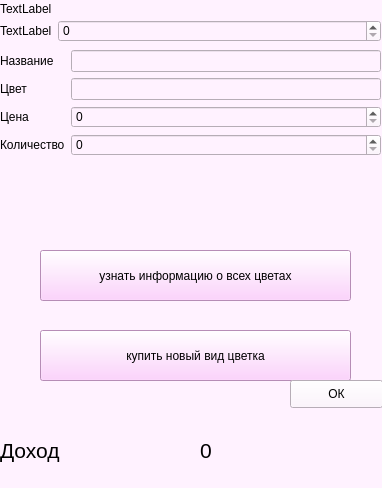
<?xml version="1.0" encoding="UTF-8"?>
<ui version="4.0">
 <class>MainWindow</class>
 <widget class="QMainWindow" name="MainWindow">
  <property name="geometry">
   <rect>
    <x>0</x>
    <y>0</y>
    <width>382</width>
    <height>488</height>
   </rect>
  </property>
  <property name="font">
   <font>
    <weight>50</weight>
    <bold>false</bold>
   </font>
  </property>
  <property name="windowTitle">
   <string>Application</string>
  </property>
  <property name="layoutDirection">
   <enum>Qt::LeftToRight</enum>
  </property>
  <property name="styleSheet">
   <string notr="true">background-color: rgb(255, 242, 255);</string>
  </property>
  <widget class="QWidget" name="centralwidget">
   <widget class="QLabel" name="label">
    <property name="geometry">
     <rect>
      <x>0</x>
      <y>0</y>
      <width>396</width>
      <height>71</height>
     </rect>
    </property>
    <property name="font">
     <font>
      <pointsize>16</pointsize>
      <weight>50</weight>
      <bold>false</bold>
      <kerning>true</kerning>
     </font>
    </property>
    <property name="layoutDirection">
     <enum>Qt::LeftToRight</enum>
    </property>
    <property name="text">
     <string>Цветочный магазин</string>
    </property>
    <property name="margin">
     <number>70</number>
    </property>
   </widget>
   <widget class="QPushButton" name="b1">
    <property name="geometry">
     <rect>
      <x>40</x>
      <y>90</y>
      <width>311</width>
      <height>51</height>
     </rect>
    </property>
    <property name="styleSheet">
     <string notr="true">background-color: rgb(255, 198, 255);</string>
    </property>
    <property name="text">
     <string>составить и продать букет</string>
    </property>
   </widget>
   <widget class="QPushButton" name="b2">
    <property name="geometry">
     <rect>
      <x>40</x>
      <y>170</y>
      <width>311</width>
      <height>51</height>
     </rect>
    </property>
    <property name="styleSheet">
     <string notr="true">background-color: rgb(255, 198, 255);</string>
    </property>
    <property name="text">
     <string>докупить цветы</string>
    </property>
   </widget>
   <widget class="QPushButton" name="b3">
    <property name="geometry">
     <rect>
      <x>40</x>
      <y>250</y>
      <width>311</width>
      <height>51</height>
     </rect>
    </property>
    <property name="styleSheet">
     <string notr="true">background-color: rgb(255, 198, 255);</string>
    </property>
    <property name="text">
     <string>узнать информацию о всех цветах</string>
    </property>
   </widget>
   <widget class="QPushButton" name="b4">
    <property name="geometry">
     <rect>
      <x>40</x>
      <y>330</y>
      <width>311</width>
      <height>51</height>
     </rect>
    </property>
    <property name="styleSheet">
     <string notr="true">background-color: rgb(255, 198, 255);</string>
    </property>
    <property name="text">
     <string>купить новый вид цветка</string>
    </property>
   </widget>
   <widget class="QLabel" name="profit">
    <property name="geometry">
     <rect>
      <x>0</x>
      <y>420</y>
      <width>201</width>
      <height>61</height>
     </rect>
    </property>
    <property name="font">
     <font>
      <pointsize>16</pointsize>
      <weight>50</weight>
      <bold>false</bold>
      <kerning>true</kerning>
     </font>
    </property>
    <property name="layoutDirection">
     <enum>Qt::LeftToRight</enum>
    </property>
    <property name="text">
     <string>Доход</string>
    </property>
    <property name="margin">
     <number>50</number>
    </property>
   </widget>
   <widget class="QLabel" name="profit_c">
    <property name="geometry">
     <rect>
      <x>200</x>
      <y>420</y>
      <width>201</width>
      <height>61</height>
     </rect>
    </property>
    <property name="font">
     <font>
      <pointsize>16</pointsize>
      <weight>50</weight>
      <bold>false</bold>
      <kerning>true</kerning>
     </font>
    </property>
    <property name="layoutDirection">
     <enum>Qt::LeftToRight</enum>
    </property>
    <property name="text">
     <string>0</string>
    </property>
    <property name="margin">
     <number>50</number>
    </property>
   </widget>
   <widget class="QWidget" name="gridLayoutWidget">
    <property name="geometry">
     <rect>
      <x>0</x>
      <y>0</y>
      <width>381</width>
      <height>18</height>
     </rect>
    </property>
    <layout class="QGridLayout" name="gridLayout_1">
     <item row="1" column="0">
      <widget class="QLabel" name="label_2">
       <property name="text">
        <string>TextLabel</string>
       </property>
      </widget>
     </item>
    </layout>
   </widget>
   <widget class="QWidget" name="formLayoutWidget">
    <property name="geometry">
     <rect>
      <x>0</x>
      <y>20</y>
      <width>381</width>
      <height>31</height>
     </rect>
    </property>
    <layout class="QFormLayout" name="formLayout">
     <item row="0" column="0">
      <widget class="QLabel" name="label_3">
       <property name="text">
        <string>TextLabel</string>
       </property>
      </widget>
     </item>
     <item row="0" column="1">
      <widget class="QSpinBox" name="spinBox"/>
     </item>
    </layout>
   </widget>
   <widget class="QWidget" name="formLayoutWidget_2">
    <property name="geometry">
     <rect>
      <x>0</x>
      <y>50</y>
      <width>381</width>
      <height>181</height>
     </rect>
    </property>
    <layout class="QFormLayout" name="formLayout_2">
     <item row="0" column="0">
      <widget class="QLabel" name="label_4">
       <property name="text">
        <string>Название</string>
       </property>
      </widget>
     </item>
     <item row="0" column="1">
      <widget class="QLineEdit" name="lineEdit"/>
     </item>
     <item row="1" column="0">
      <widget class="QLabel" name="label_5">
       <property name="text">
        <string>Цвет</string>
       </property>
      </widget>
     </item>
     <item row="1" column="1">
      <widget class="QLineEdit" name="lineEdit_2"/>
     </item>
     <item row="2" column="0">
      <widget class="QLabel" name="label_6">
       <property name="text">
        <string>Цена</string>
       </property>
      </widget>
     </item>
     <item row="3" column="0">
      <widget class="QLabel" name="label_7">
       <property name="text">
        <string>Количество</string>
       </property>
      </widget>
     </item>
     <item row="2" column="1">
      <widget class="QSpinBox" name="spinBox_2"/>
     </item>
     <item row="3" column="1">
      <widget class="QSpinBox" name="spinBox_3"/>
     </item>
    </layout>
   </widget>
   <widget class="QPushButton" name="pushButton">
    <property name="geometry">
     <rect>
      <x>290</x>
      <y>380</y>
      <width>93</width>
      <height>28</height>
     </rect>
    </property>
    <property name="text">
     <string>ОК</string>
    </property>
   </widget>
  </widget>
 </widget>
 <resources/>
 <connections/>
</ui>
